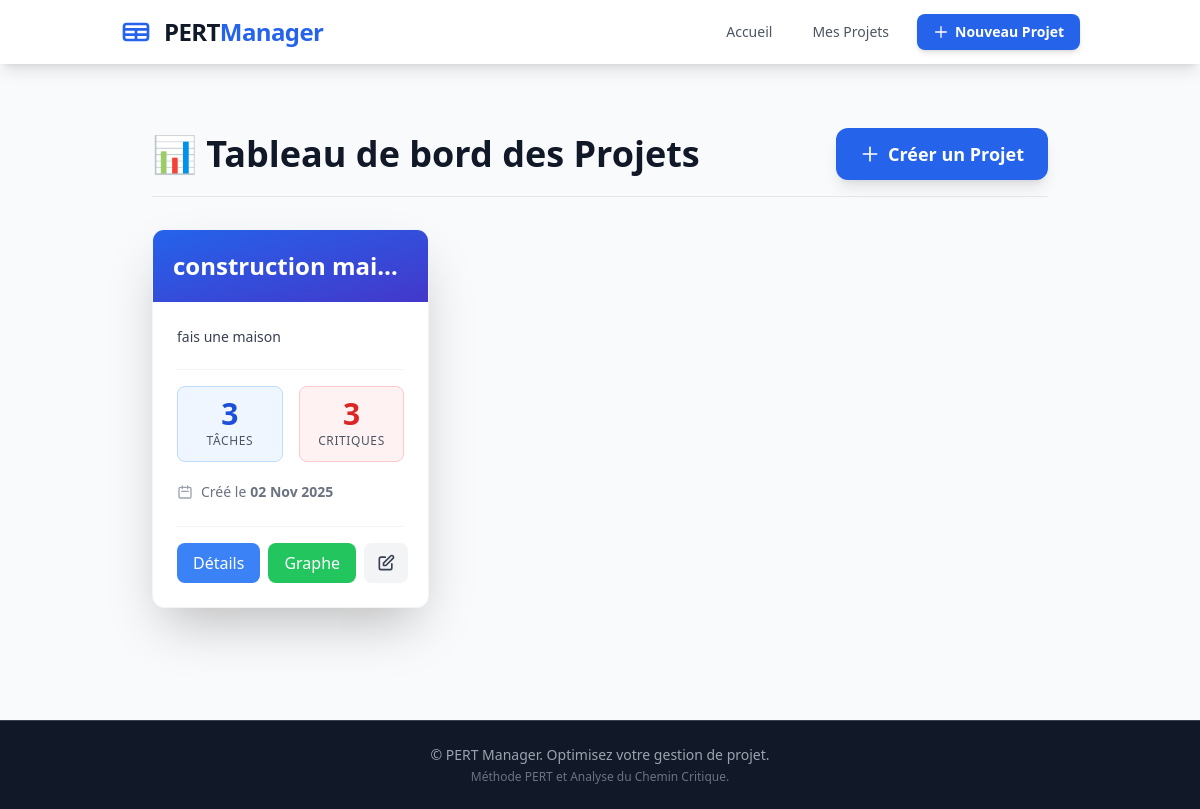
Before: /projets/ with the older database file.
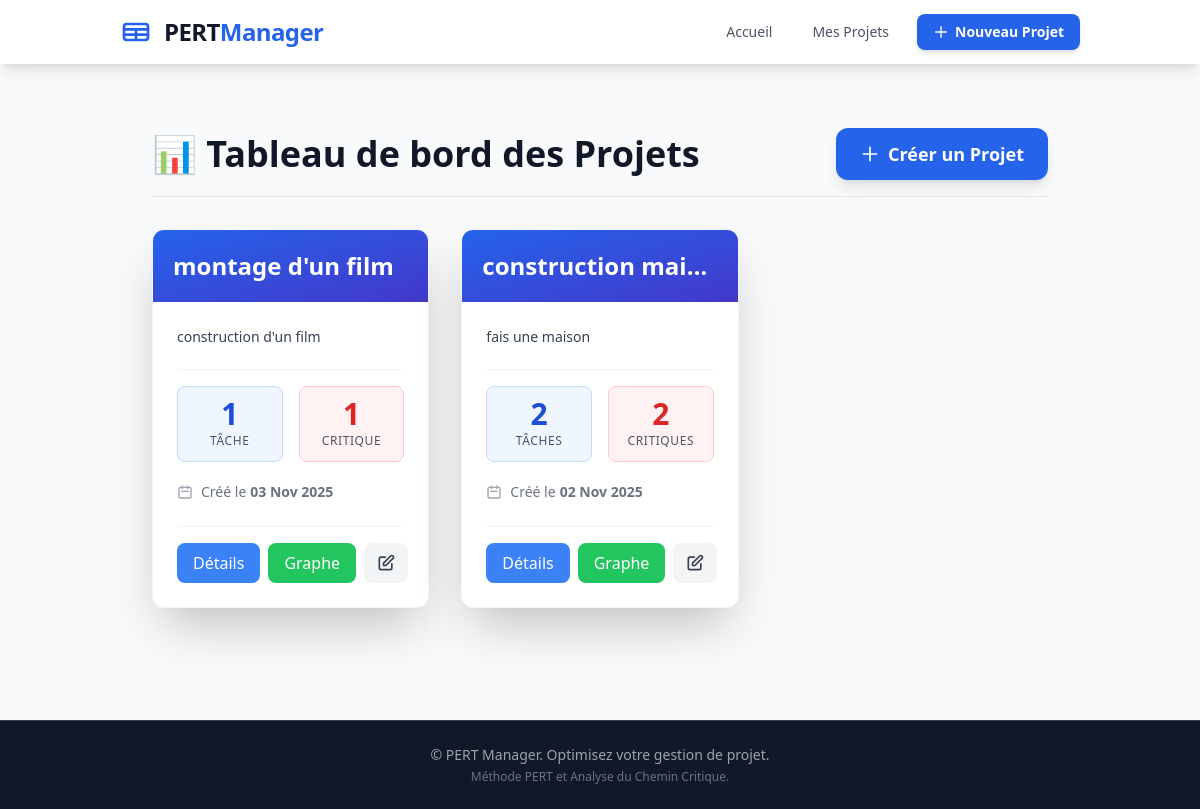
After: the same page with the newer database file.
### pert/models.py (models this page shows, shortened)
class Projet(models.Model):
    nom = models.CharField(max_length=200, verbose_name="Nom du projet")
    description = models.TextField(blank=True, null=True, verbose_name="Description")
    date_creation = models.DateTimeField(auto_now_add=True, verbose_name="Date de création")
    date_modification = models.DateTimeField(auto_now=True, verbose_name="Dernière modification")
    class Meta:
        verbose_name = "Projet"
        verbose_name_plural = "Projets"
        ordering = ['-date_creation']
    @property
    def taches_critiques(self):
        return self.taches.filter(marge_totale=0)

### pert/views.py (the view)
# urls.py: path('projets/', views.projet_list, name='projet_list'),
def projet_list(request):
    projets = Projet.objects.all()
    return render(request, 'pert/projet_list.html', {
        'projets': projets
    })

### pert/templates/pert/projet_list.html (shortened to what the changed rows need)
{% extends 'pert/base.html' %}
{% block content %}
<div class="px-4 sm:px-6 lg:px-8 py-8">
    <div class="mb-8 flex flex-col sm:flex-row justify-between items-start sm:items-center border-b pb-4">
        <h1 class="text-4xl font-extrabold text-gray-900 mb-4 sm:mb-0">
            📊 Tableau de bord des Projets
        </h1>
    </div>
    {% if projets %}
    <div class="grid md:grid-cols-2 lg:grid-cols-3 xl:grid-cols-4 gap-8">
        {% for projet in projets %}
        <div class="bg-white rounded-xl shadow-2xl hover:shadow-3xl transition duration-300 ease-in-out transform hover:-translate-y-1 overflow-hidden border border-gray-100 flex flex-col">
            <div class="bg-gradient-to-br from-blue-600 to-indigo-700 p-5">
                <h2 class="text-2xl font-extrabold text-white truncate" title="{{ projet.nom }}">
                    {{ projet.nom }}
                </h2>
            </div>
            <div class="p-6 flex flex-col flex-grow">
                <div class="mb-5 flex-grow">
                    {% if projet.description %}
                    <p class="text-gray-700 line-clamp-3 leading-relaxed text-sm">{{ projet.description }}</p>
                    {% else %}
                    <p class="text-gray-400 italic text-sm">Aucune description fournie pour ce projet.</p>
                    {% endif %}
                </div>
                <div class="grid grid-cols-2 gap-4 mb-5 border-t pt-4 border-gray-100">
                    <div class="bg-blue-50 rounded-lg p-3 text-center border border-blue-200">
                        <p class="text-3xl font-extrabold text-blue-700 leading-none">
                            {{ projet.taches.count }}
                        </p>
                        <p class="text-xs font-medium text-gray-600 mt-1 uppercase tracking-wider">
                            Tâche{{ projet.taches.count|pluralize }}
                        </p>
                    </div>
                    <div class="bg-red-50 rounded-lg p-3 text-center border border-red-200">
                        <p class="text-3xl font-extrabold text-red-600 leading-none">
                            {{ projet.taches_critiques.count|default:"0" }}
                        </p>
                        <p class="text-xs font-medium text-gray-600 mt-1 uppercase tracking-wider">
                            Critique{{ projet.taches_critiques.count|pluralize }}
                        </p>
                    </div>
                </div>
                <div class="flex items-center text-sm text-gray-500 mb-6 mt-auto">
                    <svg class="w-4 h-4 mr-2 text-gray-400" fill="none" stroke="currentColor" viewBox="0 0 24 24">
                        <path stroke-linecap="round" stroke-linejoin="round" stroke-width="2" d="M8 7V3m8 4V3m-9 8h10M5 21h14a2 2 0 002-2V7a2 2 0 00-2-2H5a2 2 0 00-2 2v12a2 2 0 002 2z"></path>
                    </svg>
                    Créé le <span class="font-semibold ml-1">{{ projet.date_creation|date:"d M Y" }}</span>
                </div>
                <div class="flex space-x-2 mt-auto pt-4 border-t border-gray-100">
                    <a href="{% url 'projet_detail' projet.id %}" class="flex-1 bg-blue-500 hover:bg-blue-600 text-white text-center font-medium py-2 px-4 rounded-lg transition duration-150">
                        Détails
                    </a>
                    <a href="{% url 'diagramme' projet.id %}" class="flex-1 bg-green-500 hover:bg-green-600 text-white text-center font-medium py-2 px-4 rounded-lg transition duration-150">
                        Graphe
                    </a>
                    <a href="{% url 'projet_update' projet.id %}" title="Modifier le projet" class="bg-gray-100 hover:bg-gray-200 text-gray-700 py-2 px-3 rounded-lg transition duration-150 flex items-center justify-center">
                        <svg class="w-5 h-5" fill="none" stroke="currentColor" viewBox="0 0 24 24">
                            <path stroke-linecap="round" stroke-linejoin="round" stroke-width="2" d="M11 5H6a2 2 0 00-2 2v11a2 2 0 002 2h11a2 2 0 002-2v-5m-1.414-9.414a2 2 0 112.828 2.828L11.828 15H9v-2.828l8.586-8.586z"></path>
                        </svg>
                    </a>
                </div>
            </div>
        </div>
        {% endfor %}
    </div>
    {% endif %}
</div>
{% endblock %}

Changed rows visible on the page:
added Projet: nom "montage d'un film", description "construction d'un film", taches.count "1", taches_critiques.count "1", date_creation "03 Nov 2025"
computed for Projet "fais une maison": taches.count "3" → "2"; taches_critiques.count "3" → "2"
